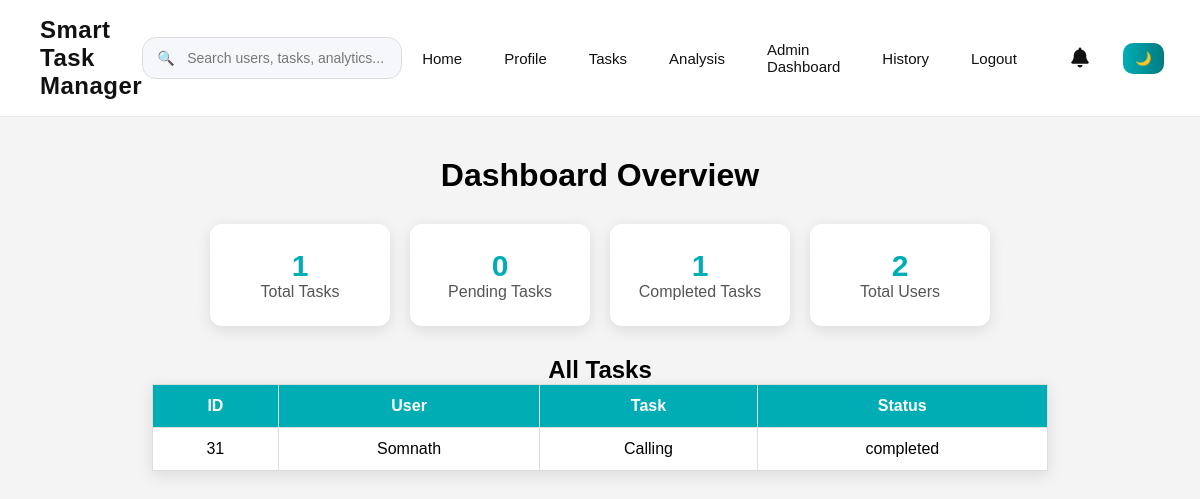
Page /admin (signed in) on the earlier database version.
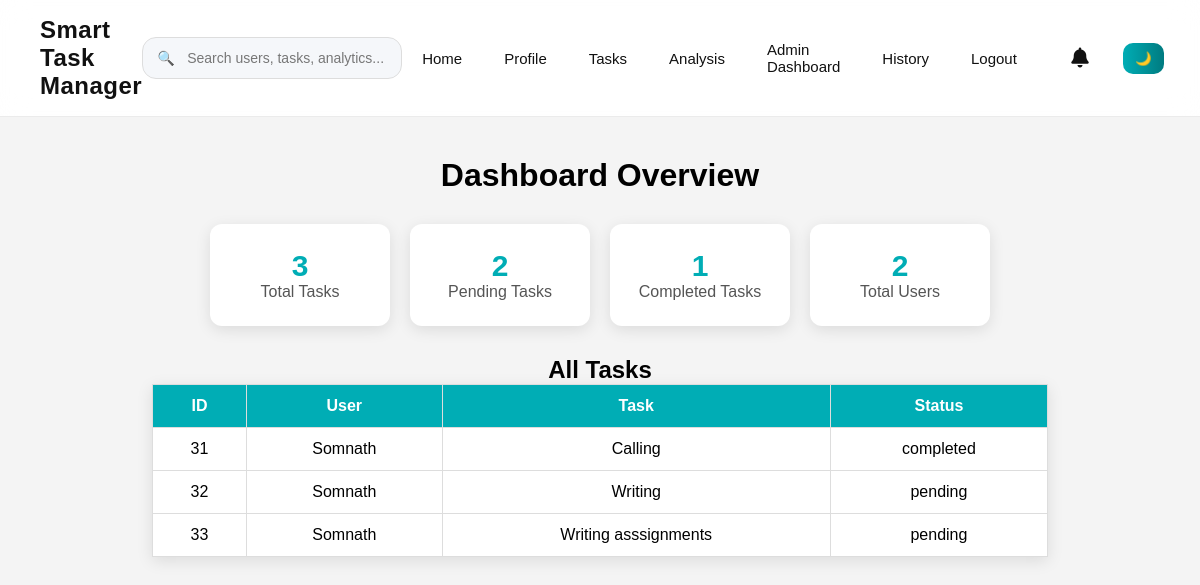
Same page on the later database version.
### tables this page shows
CREATE TABLE tasks (
        id INTEGER PRIMARY KEY AUTOINCREMENT,
        username TEXT,
        task TEXT,
        status TEXT DEFAULT 'pending',
        deadline TEXT,
        priority TEXT DEFAULT 'Medium',
        created_at TEXT,
        completed_at TEXT
    );

### app.py (the view)
@app.route('/admin')
def admin():
    if 'user' not in session:
        return redirect('/login')
    if session.get('role') != 'admin':
        return "❌ Access Denied"
    conn = sqlite3.connect("data.db")
    c = conn.cursor()
    c.execute("SELECT * FROM tasks")
    tasks = c.fetchall()
    c.execute("SELECT COUNT(*) FROM tasks")
    total_tasks = c.fetchone()[0]
    c.execute("SELECT COUNT(*) FROM tasks WHERE status='pending'")
    pending_tasks = c.fetchone()[0]
    c.execute("SELECT COUNT(*) FROM tasks WHERE status='completed'")
    completed_tasks = c.fetchone()[0]
    c.execute("SELECT COUNT(*) FROM users")
    total_users = c.fetchone()[0]
    conn.close()
    return render_template(
        'admin.html',
        tasks=tasks,
        total_tasks=total_tasks,
        pending_tasks=pending_tasks,
        completed_tasks=completed_tasks,
        total_users=total_users
    )

### app.py (called while the page is built)
@app.context_processor
def notification_count():
    if 'user' not in session:
        return dict(unread_count=0)
    conn = sqlite3.connect("data.db")
    c = conn.cursor()
    c.execute("""
        SELECT COUNT(*)
        FROM notifications
        WHERE username=?
        AND is_read=0
    """, (session['user'],))
    count = c.fetchone()[0]
    conn.close()
    return dict(unread_count=count)

### templates/admin.html
{% extends "base.html" %}
{% block content %}
    <div class="admin-container">
        <h1>Dashboard Overview</h1>
        <div class="stats">
            <div class="card">
                <h2>{{ total_tasks }}</h2>
                <p>Total Tasks</p>
            </div>
            <div class="card">
                <h2>{{ pending_tasks }}</h2>
                <p>Pending Tasks</p>
            </div>
            <div class="card">
                <h2>{{ completed_tasks }}</h2>
                <p>Completed Tasks</p>
            </div>
            <div class="card">
                <h2>{{ total_users }}</h2>
                <p>Total Users</p>
            </div>
        </div>
        <h2>All Tasks</h2>
        <table>
            <tr>
                <th>ID</th>
                <th>User</th>
                <th>Task</th>
                <th>Status</th>
            </tr>
            {% for task in tasks %}
            <tr>
                <td>{{ task[0] }}</td>
                <td>{{ task[1] }}</td>
                <td>{{ task[2] }}</td>
                <td>{{ task[3] }}</td>
            </tr>
            {% endfor %}
        </table>
    </div>
{% endblock %}

Differences in the rows shown:
added tasks: id "32", username "Somnath", task "Writing", status "pending"
added tasks: id "33", username "Somnath", task "Writing asssignments", status "pending"
Other differences:
{{ total_tasks }}: "1" → "3"
{{ pending_tasks }}: "0" → "2"
